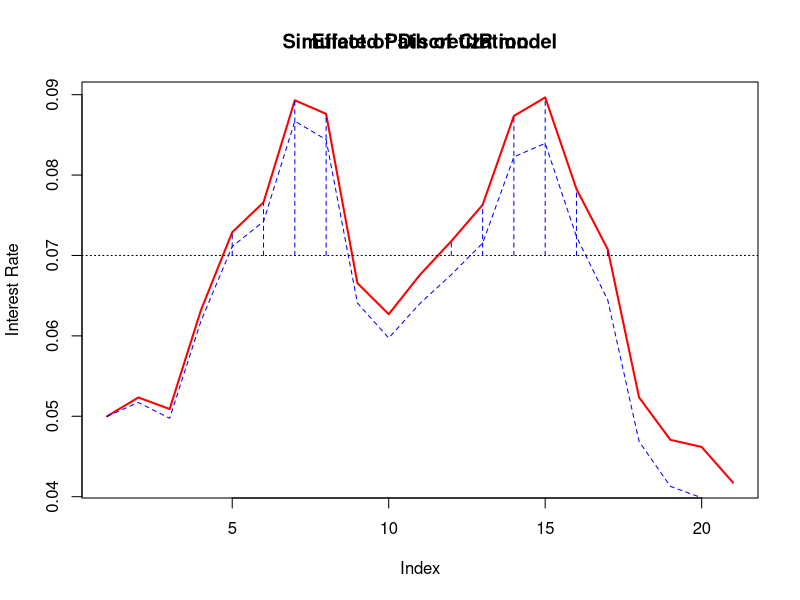
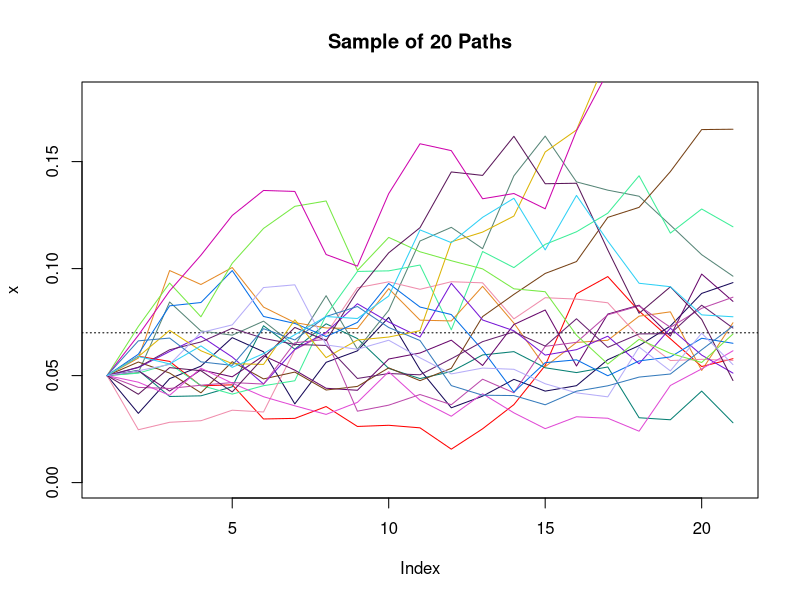
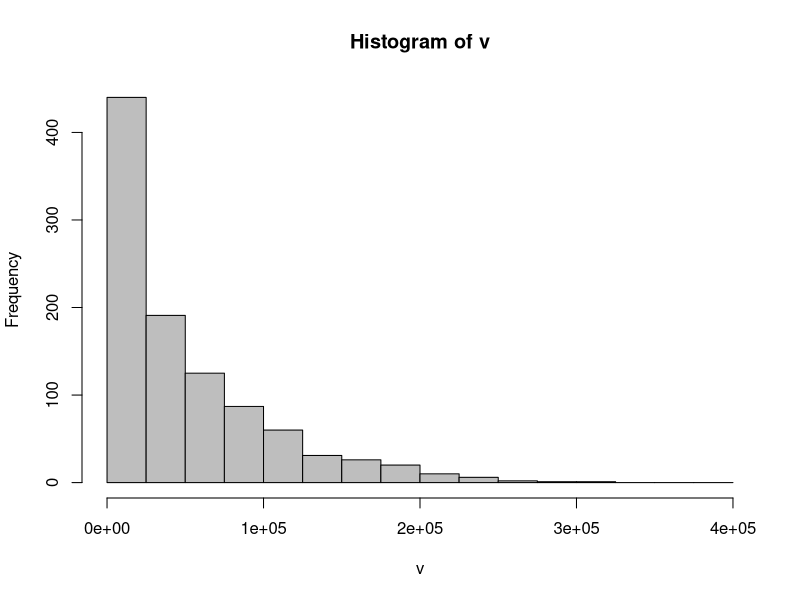
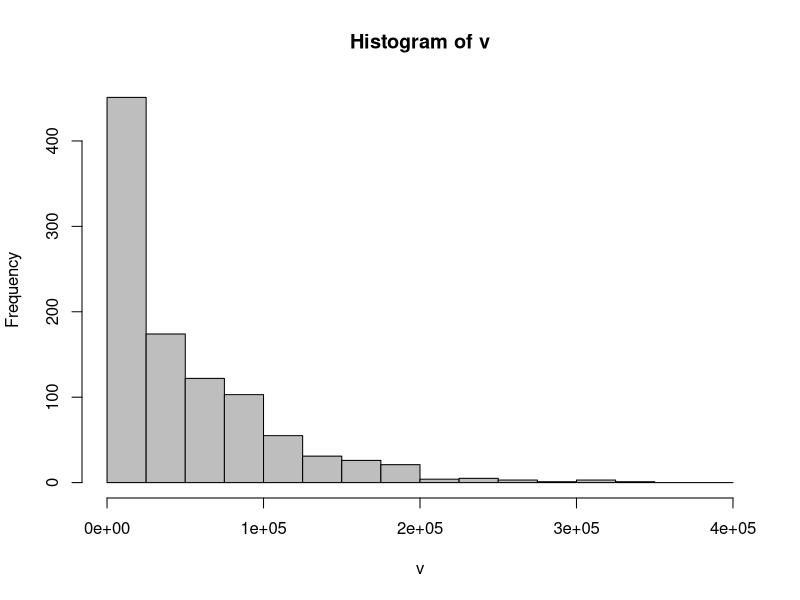
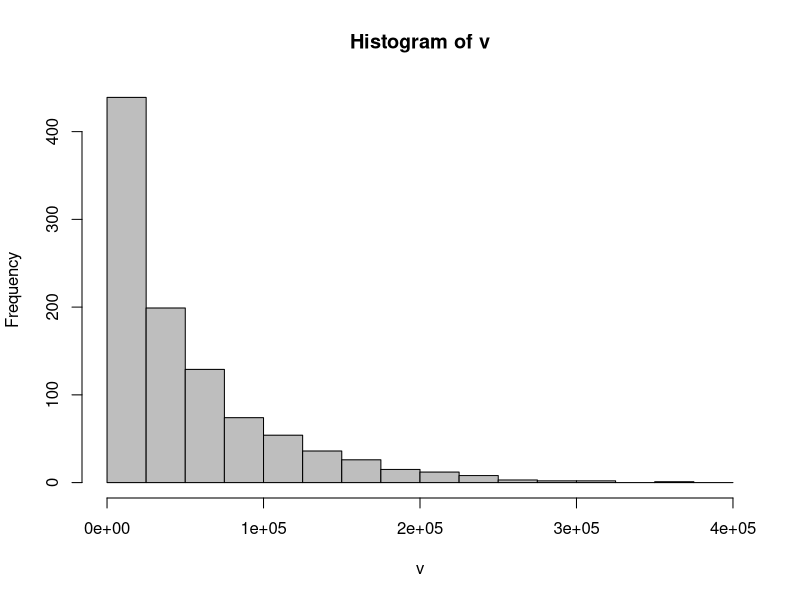
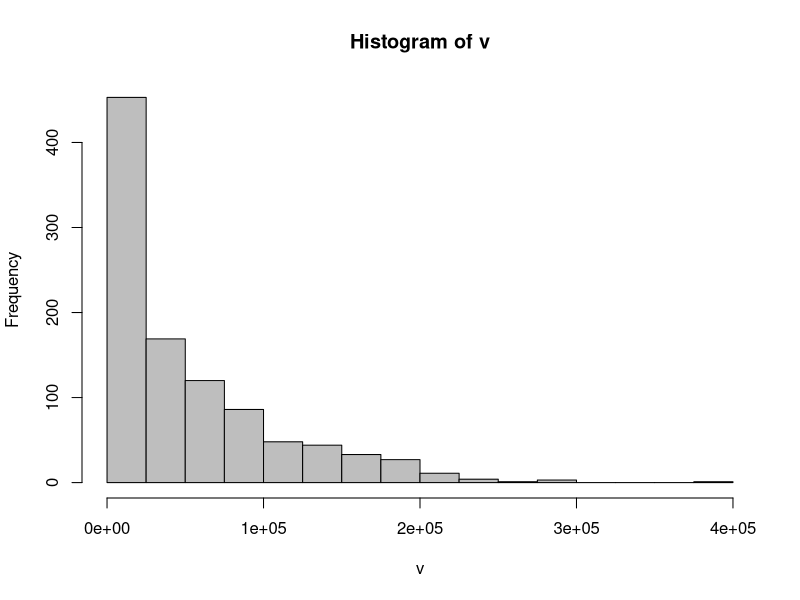
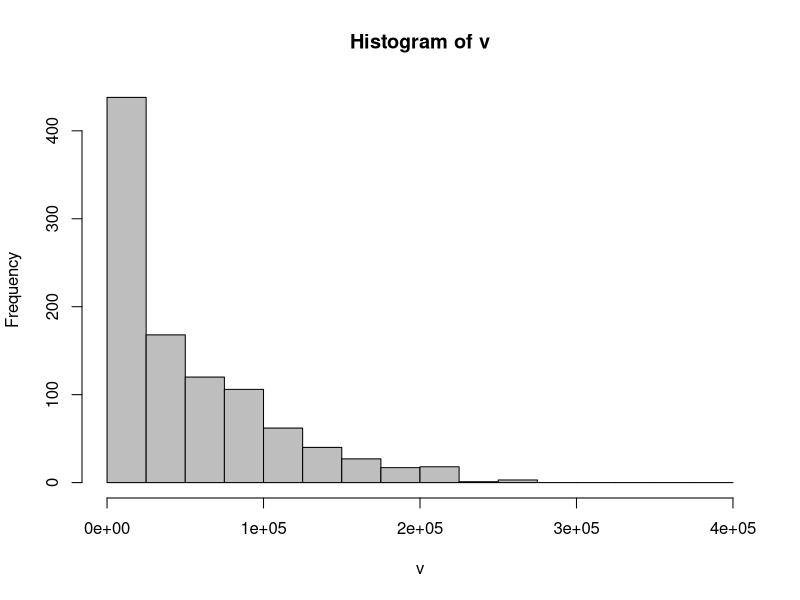
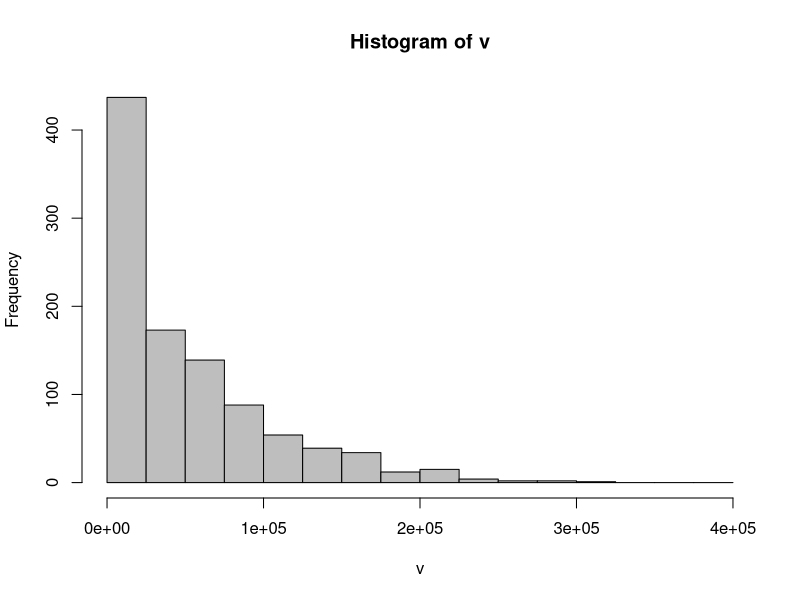

Recreate these plots in R, in order. (Note: this script raises an error after producing the figures.)
	gap=4
	n=gap*5
	
	x=mat.or.vec(n+1,1)
	y=mat.or.vec(n+1,1)

	z=rnorm(n,0,1)
	x[1]=0.05
	y[1]=0.05
	for(i in 1:n)
	{
		s=0.25*(0.1-x[i])*(1/gap)+0.1*sqrt(x[i])*sqrt(1/gap)*z[i]
		s2=0.25*(0.1-x[i])*(1/gap)+0.1*sqrt(x[i])*sqrt(1/gap)*z[i]+1/2*(1/2*0.1*(x[i]^(-0.5)))*0.1*sqrt(x[i])*(1/gap)*(z[i]^2-1)
		x[i+1]=x[i]+s
		y[i+1]=y[i]+s2
	}
	plot(x,type="l",col="red",ylab="Interest Rate",lwd=2)
	 lines(y,col="blue",lty=2)
	abline(h=0.07,lty=3)
	
	legend(5,0.15,legend=c("Without Refinement","First Refinement"),lty=c(1,2),col=c("red","blue"))
	title("Effect of Discretization")
	
	for(i in 1:n)
	{
		if(x[i]>0.07)
		lines(c(i,i),c(0.07,x[i]),lty=2,col="blue")
	}
	title("Simulated Path of CIR model")

# write.table(c(x,y),"simu.csv")
	
# 20 plots	
for(i in 1:n)
{	
	z=rnorm(n,0,1)
	s=0.25*(0.1-x[i])*(1/gap)+0.1*sqrt(x[i])*sqrt(1/gap)*z[i]+1/2*(1/2*0.1*(x[i]^(-0.5)))*0.1*sqrt(x[i])*(1/gap)*(z[i]^2-1)
	x[i+1]=x[i]+s
}
plot(x,type="l",ylim=c(0,0.18),col="red")
abline(h=0.07,lty=3)
		
for(k in 1:20)
{
	z=rnorm(n,0,1)
	x=mat.or.vec(n+1,1)
	x[1]=0.05
	for(i in 1:n)
	{
		s=0.25*(0.1-x[i])*(1/gap)+0.1*sqrt(x[i])*sqrt(1/gap)*z[i]+1/2*(1/2*0.1*(x[i]^(-0.5)))*0.1*sqrt(x[i])*(1/gap)*(z[i]^2-1)
		x[i+1]=x[i]+s
	}
	c=runif(3)
	col=rgb(c[1],c[2],c[3])
	lines(x,type="l",col=col)
}
	title("Sample of 20 Paths")

# price without VR
mean=mat.or.vec(200,1)
for(kk in 1:200)
{
	v=mat.or.vec(1000,1)
	for(k in 1:1000)
	{
		z=rnorm(n,0,1)
		x=mat.or.vec(n+1,1)
		pay=mat.or.vec(n+1,1)
		dis=mat.or.vec(n+1,1)
		dis[1]=1
		x[1]=0.05
		for(i in 1:n)
		{
			s=0.25*(0.1-x[i])*(1/gap)+0.1*sqrt(x[i])*sqrt(1/gap)*z[i]+1/2*(1/2*0.1*(x[i]^(-0.5)))*0.1*sqrt(x[i])*(1/gap)*(z[i]^2-1)
			x[i+1]=x[i]+s
			pay[i+1]=max(0,x[i+1]-0.07)/gap*1000000
			dis[i+1]=dis[i]*(1+x[i+1]/gap)
		}
		for(i in 1:n)
		{
			v[k]=v[k]+pay[i+1]/dis[i+1]
		}
	}
	hist(v, col="gray", breaks=c((0:16)*25000))
	mean[kk]=mean(v)
}
hist(mean)
hist(mean,breaks=c((45:57)*1000),col="red",prob=TRUE)
curve(dnorm(x, mean=mean(mean), sd=sd(mean)), add=TRUE)


# price with VR
mean=mat.or.vec(200,1)
for(kk in 1:200)
{
	v=mat.or.vec(1000,1)
	rate=mat.or.vec(1000,1)
	
	for(k in 1:1000)
	{
		z=rnorm(n,0,1)
		x=mat.or.vec(n+1,1)
		pay=mat.or.vec(n+1,1)
		dis=mat.or.vec(n+1,1)
		dis[1]=1
		x[1]=0.05
		for(i in 1:n)
		{
			s=0.25*(0.1-x[i])*(1/gap)+0.1*sqrt(x[i])*sqrt(1/gap)*z[i]+1/2*(1/2*0.1*(x[i]^(-0.5)))*0.1*sqrt(x[i])*(1/gap)*(z[i]^2-1)
			x[i+1]=x[i]+s
			pay[i+1]=max(0,x[i+1]-0.07)/gap*1000000
			dis[i+1]=dis[i]*(1+x[i+1]/gap)
		}
		for(i in 1:n)
		{
			v[k]=v[k]+pay[i+1]/dis[i+1]
		}
		rate[k]=x[n+1]
	}
	# hist(v)
	m1=lm(v~rate)
	b=m1$coef[2]
	mean[kk]=mean(v)-b*(mean(rate)-0.085675)
}

t=(45:57)*1000
hist(mean,xlim=t,col="red",prob=TRUE,ylim=c(0,0.00025))
curve(dnorm(x, mean=mean(mean), sd=sd(mean)), add=TRUE)


# price with VR2
mean=mat.or.vec(200,1)
for(kk in 1:200)
{
	v=mat.or.vec(1000,1)
	rate=mat.or.vec(1000,1)
	
	for(k in 1:500)
	{
		z=rnorm(n,0,1)
		x=mat.or.vec(n+1,1)
		pay=mat.or.vec(n+1,1)
		dis=mat.or.vec(n+1,1)
		dis[1]=1
		x[1]=0.05
		
		for(i in 1:n)
		{
			s=0.25*(0.1-x[i])*(1/gap)+0.1*sqrt(x[i])*sqrt(1/gap)*z[i]+1/2*(1/2*0.1*(x[i]^(-0.5)))*0.1*sqrt(x[i])*(1/gap)*(z[i]^2-1)
			x[i+1]=x[i]+s
			pay[i+1]=max(0,x[i+1]-0.07)/gap*1000000
			dis[i+1]=dis[i]*(1+x[i+1]/gap)
		}
		for(i in 1:n)
		{
			v[k]=v[k]+pay[i+1]/dis[i+1]
		}
		
		for(i in 1:n)
		{
			s=0.25*(0.1-x[i])*(1/gap)+0.1*sqrt(x[i])*sqrt(1/gap)*(-z[i])+1/2*(1/2*0.1*(x[i]^(-0.5)))*0.1*sqrt(x[i])*(1/gap)*(z[i]^2-1)
			x[i+1]=x[i]+s
			pay[i+1]=max(0,x[i+1]-0.07)/gap*1000000
			dis[i+1]=dis[i]*(1+x[i+1]/gap)
		}
		for(i in 1:n)
		{
			v[1001-k]=v[1001-k]+pay[i+1]/dis[i+1]
		}
	}
	mean[kk]=mean(v)
}

hist(mean,breaks=c((45:57)*1000),col="red",prob=TRUE,ylim=c(0,0.0004))
curve(dnorm(x, mean=mean(mean), sd=sd(mean)), add=TRUE)

#####month
x=mat.or.vec(3*n+1,1)
x[1]=0.05
y=mat.or.vec(3*n+1,1)
y[1]=0.05
	
z=rnorm(n,0,1)

###week
x=mat.or.vec(4*3*n+1,1)
x[1]=0.05
y=mat.or.vec(4*3*n+1,1)
y[1]=0.05
w=mat.or.vec(4*3*n+1,1)
w[1]=0.05
	
for(i in 1:n)
{	
	s=0.25*(0.1-x[12*(i-1)+1])*(1/gap)+0.1*sqrt(x[12*(i-1)+1])*sqrt(1/gap)*z[i]+1/2*(1/2*0.1*(x[12*(i-1)+1]^(-0.5)))*0.1*sqrt(x[12*(i-1)+1])*(1/gap)*(z[i]^2-1)
	x[12*i+1]=x[12*(i-1)+1]+s
	x[12*i-3]=(2/3)*x[12*i+1]+(1/3)*x[12*(i-1)+1]
	x[12*i-7]=(1/3)*x[12*i+1]+(2/3)*x[12*(i-1)+1]
	y[12*i+1]=x[12*i+1]
	y[12*i-3]=(2/3)*x[12*i+1]+(1/3)*x[12*(i-1)+1]+rnorm(1,0,sqrt(1/18))*0.1*sqrt(sqrt(x[12*(i-1)+1])*sqrt(x[12*i+1]))
	y[12*i-7]=(1/3)*x[12*i+1]+(2/3)*x[12*(i-1)+1]+rnorm(1,0,sqrt(1/18))*0.1*sqrt(sqrt(x[12*(i-1)+1])*sqrt(x[12*i+1]))
	w[12*i+1]=y[12*i+1]
	w[12*i]=(3/4)*y[12*i+1]+(1/4)*y[12*i-3]+rnorm(1,0,sqrt(1/64))*0.1*sqrt(sqrt(y[12*i+1])*sqrt(y[12*i-3]))
	w[12*i-1]=(2/4)*y[12*i+1]+(2/4)*y[12*i-3]+rnorm(1,0,sqrt(1/48))*0.1*sqrt(sqrt(y[12*i+1])*sqrt(y[12*i-3]))
	w[12*i-2]=(1/4)*y[12*i+1]+(3/4)*y[12*i-3]+rnorm(1,0,sqrt(1/64))*0.1*sqrt(sqrt(y[12*i+1])*sqrt(y[12*i-3]))
	w[12*i-3]=y[12*i-3]
	w[12*i-4]=(3/4)*y[12*i-3]+(1/4)*y[12*i-7]+rnorm(1,0,sqrt(1/64))*0.1*sqrt(sqrt(y[12*i-3])*sqrt(y[12*i-7]))
	w[12*i-5]=(2/4)*y[12*i-3]+(2/4)*y[12*i-7]+rnorm(1,0,sqrt(1/48))*0.1*sqrt(sqrt(y[12*i-3])*sqrt(y[12*i-7]))
	w[12*i-6]=(1/4)*y[12*i-3]+(3/4)*y[12*i-7]+rnorm(1,0,sqrt(1/64))*0.1*sqrt(sqrt(y[12*i-3])*sqrt(y[12*i-7]))
	w[12*i-7]=y[12*i-7]
	w[12*i-8]=(3/4)*y[12*i-7]+(1/4)*y[12*i-11]+rnorm(1,0,sqrt(1/64))*0.1*sqrt(sqrt(y[12*i-7])*sqrt(y[12*i-11]))
	w[12*i-9]=(2/4)*y[12*i-7]+(2/4)*y[12*i-11]+rnorm(1,0,sqrt(1/48))*0.1*sqrt(sqrt(y[12*i-7])*sqrt(y[12*i-11]))
	w[12*i-10]=(1/4)*y[12*i-7]+(3/4)*y[12*i-11]+rnorm(1,0,sqrt(1/64))*0.1*sqrt(sqrt(y[12*i-7])*sqrt(y[12*i-11]))
}
plot.ts(mat.or.vec(240,1),ylim=c(0.025,0.1))
for(i in 0:19)
{
lines(c(12*i+1,12*(i+1)+1),c(x[12*i+1],x[12*(i+1)+1]),lwd=2)
lines(12*i+1,x[12*i+1],type="p")
}

for(i in 0:20)
{
lines(12*i+1,x[12*i+1],type="p")
}

for(i in 0:59)
lines(c(4*i+1,4*(i+1)+1),c(y[4*i+1],y[4*(i+1)+1]),col="red",lwd=1.5)

for(i in 0:239)
lines(c(i,i+1),c(w[i+1],w[i+2]),col="blue")

title("Brownian Bridge(Monthly)")
title("Brownian Bridge(Weekly)")

###############jump diffusion
	gap=4
	n=gap*5
	
	y=mat.or.vec(n+1,1)
	x=mat.or.vec(n+1,1)

	z=rnorm(n,0,1)
	y[1]=0.05
	x[1]=0.05
	
	for(i in 1:n)
	{
		s2=0.25*(0.1-y[i])*(1/gap)+0.1*sqrt(y[i])*sqrt(1/gap)*z[i]+1/2*(1/2*0.1*(y[i]^(-0.5)))*0.1*sqrt(y[i])*(1/gap)*(z[i]^2-1)
		y[i+1]=y[i]+s2
		
		x[i+1]=y[i+1]
		
		nj=rpois(1,4/4)

		if(nj>0)
		{
			for(j in 1:nj)
			{
				zz=runif(1)
				if(zz<0.05)
				{
					jump=0.0075
				}
				else if(zz<0.15)
				{
					jump=0.005
				}
				else if(zz<0.5)
				{
					jump=0.0025
				}
				else if(zz<0.85)
				{
					jump=-0.0025
				}
				else if(zz<0.95)
				{
					jump=-0.005
				}
				else if(zz<1)
				{
					jump=-0.0075
				}
				y[i+1]=y[i+1]+jump	
			}
		}
	}

	plot.ts(rep(-1,20),ylim=c(min(y)-0.01,max(y)+0.01),ylab="Interest rate")
	for(i in 1:n)
	{
		lines(c(i-1,i),c(y[i],x[i+1]),col="red")
		if(x[i+1]!=y[i+1])
		{
				lines(c(i,i),c(x[i+1],y[i+1]),col="blue",lty=2)
		}
	}

	title("Interest Rate Path with Jump Diffusion")

